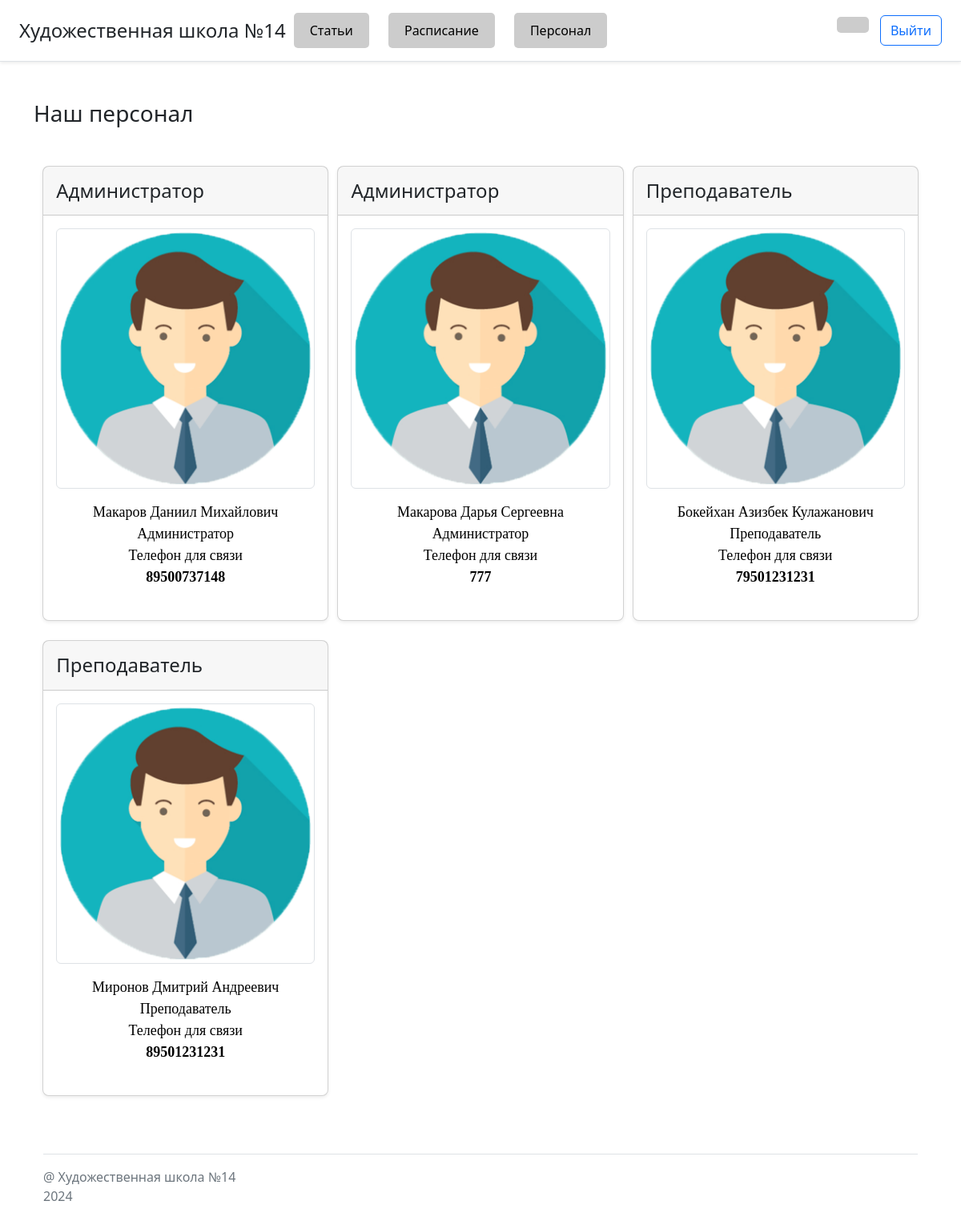
/lk_student/lk_workers.php, run on an earlier commit of the app's database.
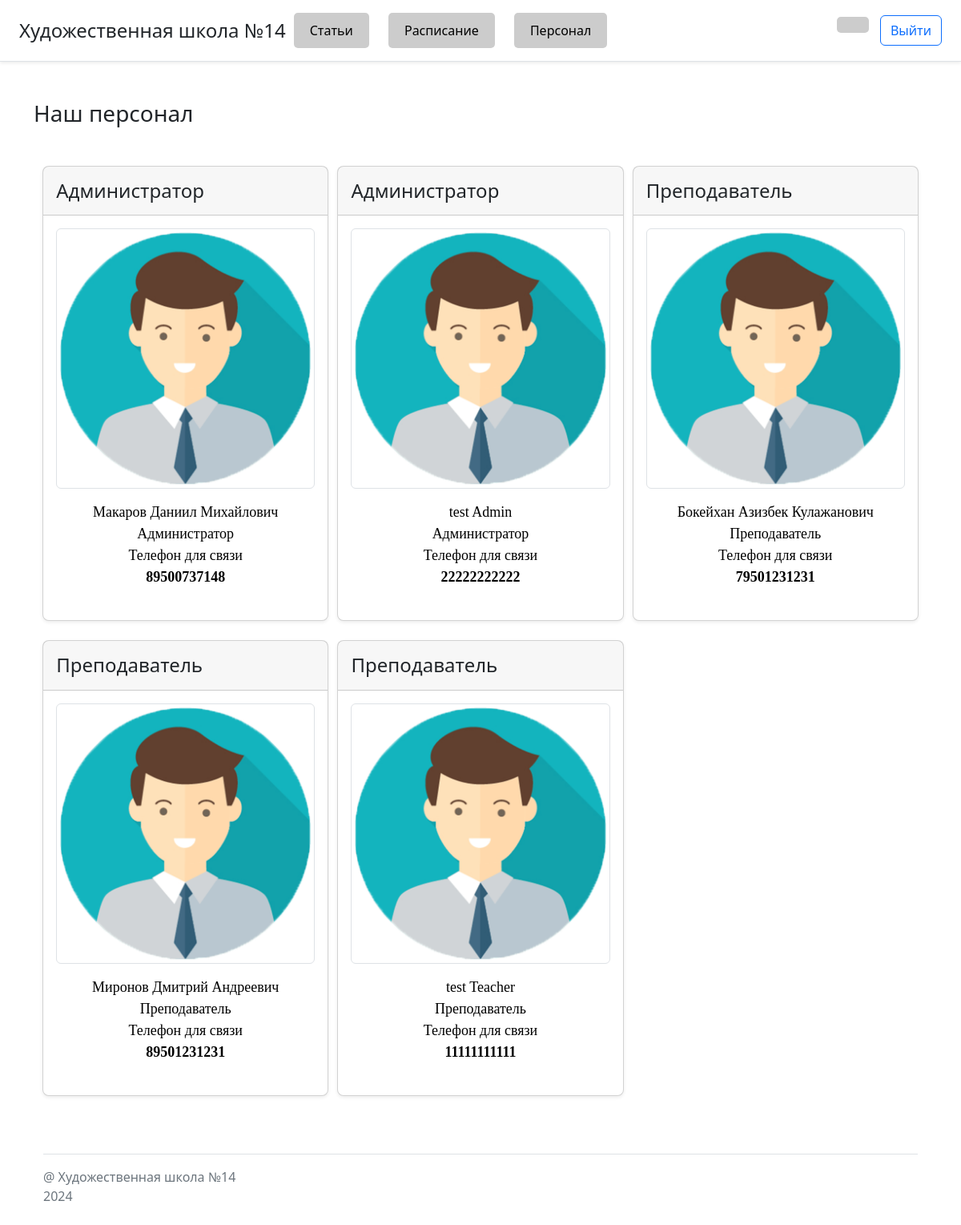
And on a later commit of the database.
### tables this page shows
CREATE TABLE `users` (
  `id` int(11) NOT NULL,
  `full_name` varchar(45) NOT NULL,
  `login` varchar(7) DEFAULT NULL,
  `password` varchar(45) NOT NULL,
  `phone` bigint(11) NOT NULL,
  `roles_id` int(1) DEFAULT NULL
);

CREATE TABLE `roles` (
  `id` int(1) NOT NULL,
  `name` varchar(15) NOT NULL
);

### lk_student/lk_workers.php (the view, shortened to what this page needs)
<!DOCTYPE html>
<html lang="ru">
<head>
    <link rel="stylesheet" href="../css/style.css">
    <link rel="stylesheet" href="https://cdn.jsdelivr.net/npm/bootstrap@5.2.2/dist/css/bootstrap.min.css">
</head>
<body>
<?php require "../blocks/lk_header2.php";?>
<div class="container mt-5 ">
    <h3 class="mb-5">Наш персонал</h3>
    <div class="d-flex flex-wrap">
<?php
require "../connect.php";
$a = mysqli_query($connect, "SELECT users.full_name as full_name, users.phone AS phone, roles.name as name FROM users INNER JOIN roles ON users.roles_id = roles.id where roles.id = 3");
foreach ($a as $user)
{
?>
<div class="card mb-4 rounded-3 shadow-sm">
    <div class="card-header py-3">
        <h4 class="my-0 fw-normal"><?php echo $user['name'] ?></h4>
    </div>
    <div class="card-body">
        <img src="../img/ava.png" class="img-thumbnail" alt="">
        <ul class="list-unstyled mt-3 mb-4">
            <center>
                <li><?php echo $user['full_name']?></li>
                <li><?php echo $user['name']?></li>
                <li>Телефон для связи</li>
                <li><strong><?php echo $user['phone']?></strong></li>
            </center>
        </ul>
    </div>
    </div>
<?php
}
$a = mysqli_query($connect, "SELECT users.full_name as full_name, users.phone AS phone, roles.name as name FROM users INNER JOIN roles ON users.roles_id = roles.id where roles.id = 2");
foreach ($a as $user)
{
?>
<div class="card mb-4 rounded-3 shadow-sm">
    <div class="card-header py-3">
        <h4 class="my-0 fw-normal"><?php echo $user['name'] ?></h4>
    </div>
    <div class="card-body">
        <img src="../img/ava.png" class="img-thumbnail" alt="">
        <ul class="list-unstyled mt-3 mb-4">
            <center>
                <li><?php echo $user['full_name']?></li>
                <li><?php echo $user['name']?></li>
                <li>Телефон для связи</li>
                <li><strong><?php echo $user['phone']?></strong></li>
            </center>
        </ul>
    </div>
    </div>
<?php
}
?>
<?php require "../blocks/footer.php" ?>
</body>
</html>

### blocks/lk_header2.php (shortened to what this page needs)
<div class="d-flex flex-column flex-md-row align-items-center p-3 px-md-4 mb-3 bg-white border-bottom shadow-sm">
    <h4 class="my-0 mr-md-auto font-weight-normal text-dark">Художественная школа №14</h4>
    <link rel="stylesheet" href="../css/qeq.css">
    <div class="button-container">
        <a class="button1" href="../lk_student/lk_face.php">Статьи</a>
        <a class="button1" href="../lk_student/lk_schedule.php">Расписание</a>
        <a class="button1" href="../lk_student/lk_workers.php">Персонал</a>
    </div>
    <div style="margin-left: auto;">
        <a style="margin: 2px 10px;" href="../lk_student.php" class="button"><?= $_SESSION['users']['full_name'] ?></a>
        <a class="btn btn-outline-primary" href="../include/logout.php">Выйти</a>
    </div>
</div>

### blocks/footer.php
<div class="container py-4">
  <footer class="pt-3 mt-4 text-muted border-top">
      @ Художественная школа №14 <br>
      2024
  </footer>
</div>

### css/style.css (style rules this page uses)
.card { width: 32%; margin-left: 1%; }
li { color: #000000; font-size: 18px; font-family: "Times New Roman"; }

### css/qeq.css (style rules this page uses)
.button { display: inline-block; padding: 10px 20px; background-color: #ccc; color: black; text-decoration: none; border: none; border-radius: 5px; cursor: pointer; }
.button-container { text-align: auto; }
.button1 { display: inline-block; padding: 10px 20px; background-color: #ccc; color: black; text-decoration: none; border: none; border-radius: 5px; cursor: pointer; margin: 0 10px; }

What changed in the data, as far as the page shows it:
removed users: roles.name "Администратор", full_name "Макарова Дарья Сергеевна", phone "777", shown under "Наш персонал"
added users: roles.name "Администратор", full_name "test Admin", phone "22222222222", shown under "Наш персонал"
added users: roles.name "Преподаватель", full_name "test Teacher", phone "11111111111"
